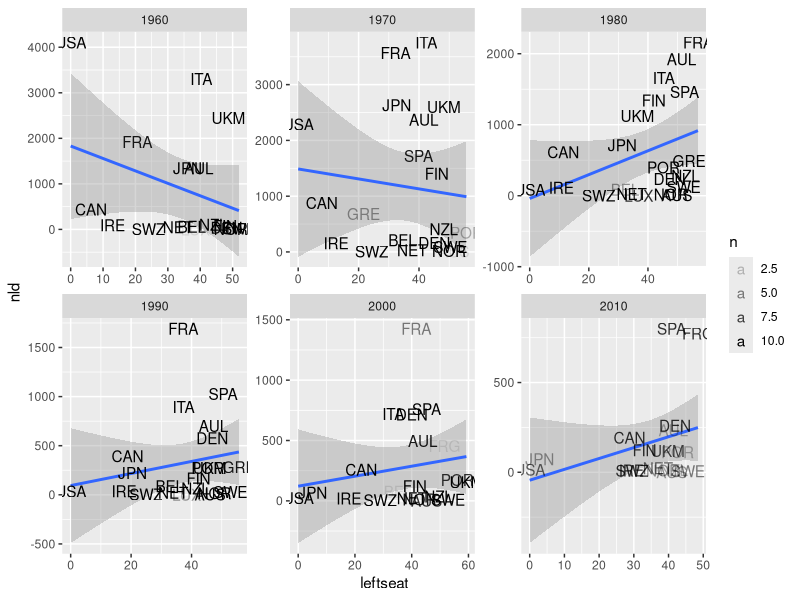

Write the R code that produced this figure.
# ==============================================================================
#  ____  _____ _____
# |    \|   __| __  |  Data Science with R
# |  |  |__   |    -|  Fall 2023
# |____/|_____|__|__|
#
# Industrial disputes and left-wing seat shares (CWS 2020)
#
# ============================= See README file for data sources and details ===

# required packages
library(tidyverse)

# load data
cws <- readxl::read_excel("data/CWS-data-2020.xlsx")

# inspect all variables
glimpse(cws)

# inspect visually (uncomment next line and execute)
# View(cws)

# inspect selected variables
glimpse(select(cws, id, year, nld, leftseat))

# get the sample size (number of observations)
nrow(cws)

# count the values of a categorical variable
table(cws$id)

# summarise a continuous variable (parliamentary left seat shares)
summary(cws$leftseat)

# summarise a continuous variable (industrial disputes) by decade
filter(cws, !is.na(nld)) %>%
  mutate(decade = 10 * year %/% 10) %>%
  group_by(decade) %>%
  summarise(
    n = n(),
    mu = mean(nld, na.rm = TRUE),
    sd = sd(nld, na.rm = TRUE)
  )

# compute average industrial disputes and left seat shares by decade
by_decade <- filter(cws, !is.na(nld)) %>%
  mutate(decade = 10 * year %/% 10) %>%
  group_by(id, decade) %>%
  summarise(
    n = n(),
    nld = mean(nld, na.rm = TRUE),
    leftseat = mean(leftseat, na.rm = TRUE)
  )

# visualize linear relationships
ggplot(by_decade, aes(y = nld, x = leftseat)) +
  geom_smooth(method = "lm", fullrange = TRUE) +
  geom_text(aes(label = id, alpha = n)) +
  facet_wrap(~ decade, scales = "free")

# kthxbye
